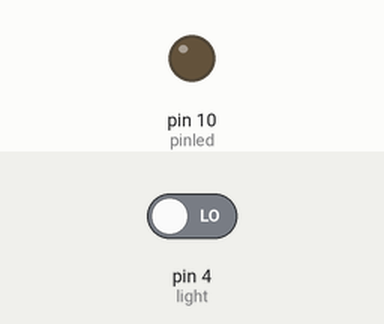
Simulated run of this sketch. Board: Arduino Uno, built with avr-gcc and run on an emulated ATmega328P. Parts: output pins drawn as LEDs (lit = HIGH). The inputs (shaded band) are chosen by the test bench; at power-on: pin 4 (light) LOW. What the sketch prints to the serial monitor is not drawn.

Above: at 1.2 s.
1.3 s: pin 4 (light) driven HIGH
At 2.4 s:
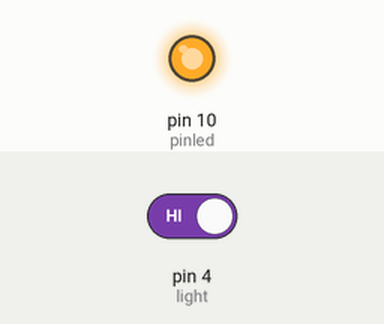
2.8 s: pin 4 (light) driven LOW
At 3.5 s:
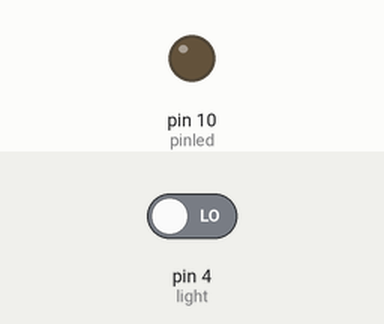
Timing chart, 0 to 5.8 s (numbered marks = the images above; inputs shaded):
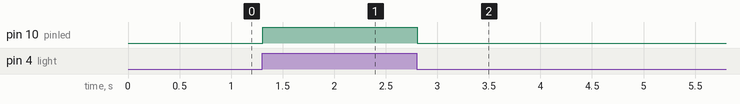

The sketch:

cam_bien_anh_sang.ino
```cpp
const int pinled = 10;
const int light = 4;

void setup()
{
  Serial.begin(9600);
  pinMode(pinled, OUTPUT),
  pinMode(light, INPUT);
  digitalWrite(pinled,LOW);

}

void loop()
{
  int val=digitalRead(light);
  Serial.println(val);
  if(val==1)
  {
    digitalWrite(pinled,HIGH);
  }
  else
  {
    digitalWrite(pinled,LOW);
  }
}
```

Measured:
- after the input at 1.3 s, pin 10 (pinled): LOW → HIGH at once
- after the input at 2.8 s, pin 10 (pinled): HIGH → LOW at once
